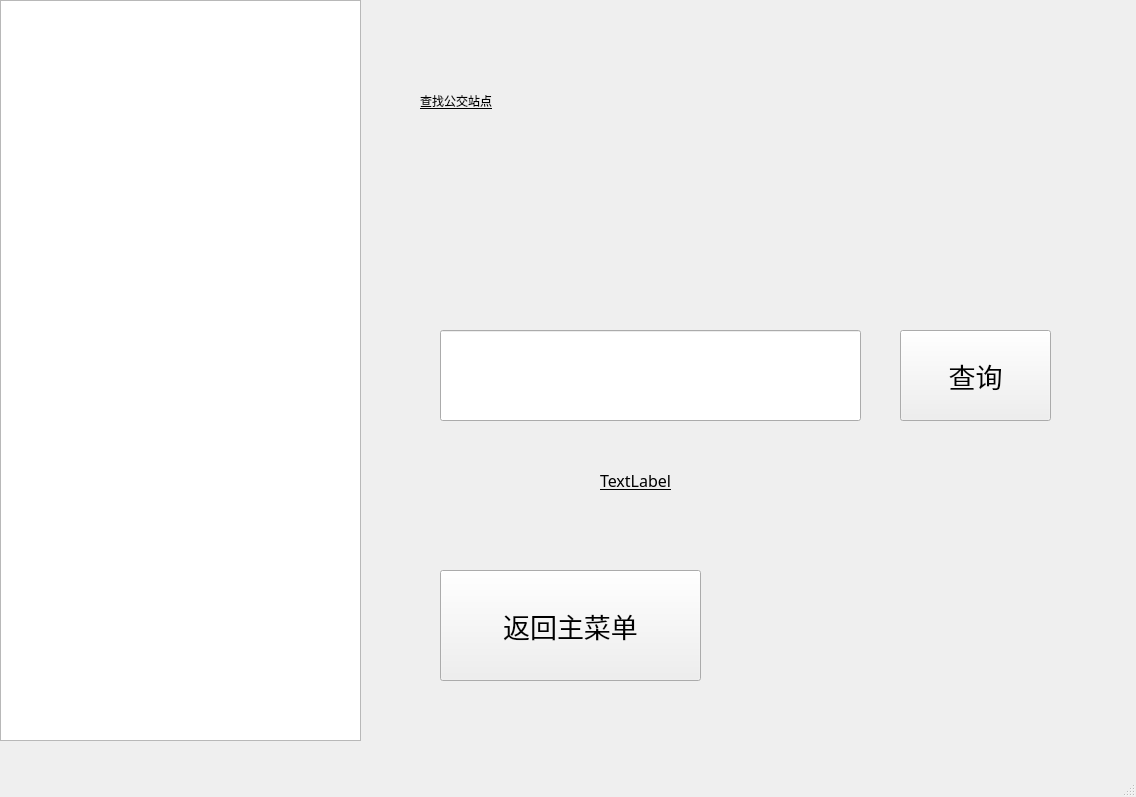
<?xml version="1.0" encoding="UTF-8"?>
<ui version="4.0">
 <class>MainWindow</class>
 <widget class="QMainWindow" name="MainWindow">
  <property name="geometry">
   <rect>
    <x>0</x>
    <y>0</y>
    <width>1136</width>
    <height>797</height>
   </rect>
  </property>
  <property name="windowTitle">
   <string>MainWindow</string>
  </property>
  <widget class="QWidget" name="centralwidget">
   <widget class="QPushButton" name="station2main">
    <property name="geometry">
     <rect>
      <x>440</x>
      <y>570</y>
      <width>261</width>
      <height>111</height>
     </rect>
    </property>
    <property name="font">
     <font>
      <family>霞鹜文楷</family>
      <pointsize>20</pointsize>
     </font>
    </property>
    <property name="text">
     <string>返回主菜单</string>
    </property>
   </widget>
   <widget class="QLineEdit" name="line_station">
    <property name="geometry">
     <rect>
      <x>440</x>
      <y>330</y>
      <width>421</width>
      <height>91</height>
     </rect>
    </property>
    <property name="font">
     <font>
      <family>Arial</family>
      <pointsize>26</pointsize>
     </font>
    </property>
   </widget>
   <widget class="QPushButton" name="search_station">
    <property name="geometry">
     <rect>
      <x>900</x>
      <y>330</y>
      <width>151</width>
      <height>91</height>
     </rect>
    </property>
    <property name="font">
     <font>
      <family>霞鹜文楷</family>
      <pointsize>20</pointsize>
     </font>
    </property>
    <property name="text">
     <string>查询</string>
    </property>
   </widget>
   <widget class="QLabel" name="empty_warn">
    <property name="geometry">
     <rect>
      <x>600</x>
      <y>440</y>
      <width>511</width>
      <height>81</height>
     </rect>
    </property>
    <property name="font">
     <font>
      <family>霞鹜文楷</family>
      <pointsize>12</pointsize>
      <underline>true</underline>
     </font>
    </property>
    <property name="text">
     <string>TextLabel</string>
    </property>
   </widget>
   <widget class="QListView" name="listView">
    <property name="geometry">
     <rect>
      <x>0</x>
      <y>0</y>
      <width>361</width>
      <height>741</height>
     </rect>
    </property>
    <property name="styleSheet">
     <string notr="true">background-image: url(&quot;C:background.jpg&quot;)</string>
    </property>
   </widget>
   <widget class="QLabel" name="label">
    <property name="geometry">
     <rect>
      <x>420</x>
      <y>60</y>
      <width>431</width>
      <height>81</height>
     </rect>
    </property>
    <property name="styleSheet">
     <string notr="true">font: 28pt &quot;霞鹜文楷&quot;;
text-decoration: underline;</string>
    </property>
    <property name="text">
     <string>查找公交站点</string>
    </property>
   </widget>
   <zorder>listView</zorder>
   <zorder>station2main</zorder>
   <zorder>line_station</zorder>
   <zorder>search_station</zorder>
   <zorder>empty_warn</zorder>
   <zorder>label</zorder>
  </widget>
  <widget class="QMenuBar" name="menubar">
   <property name="geometry">
    <rect>
     <x>0</x>
     <y>0</y>
     <width>1136</width>
     <height>26</height>
    </rect>
   </property>
  </widget>
  <widget class="QStatusBar" name="statusbar"/>
 </widget>
 <resources/>
 <connections/>
</ui>
